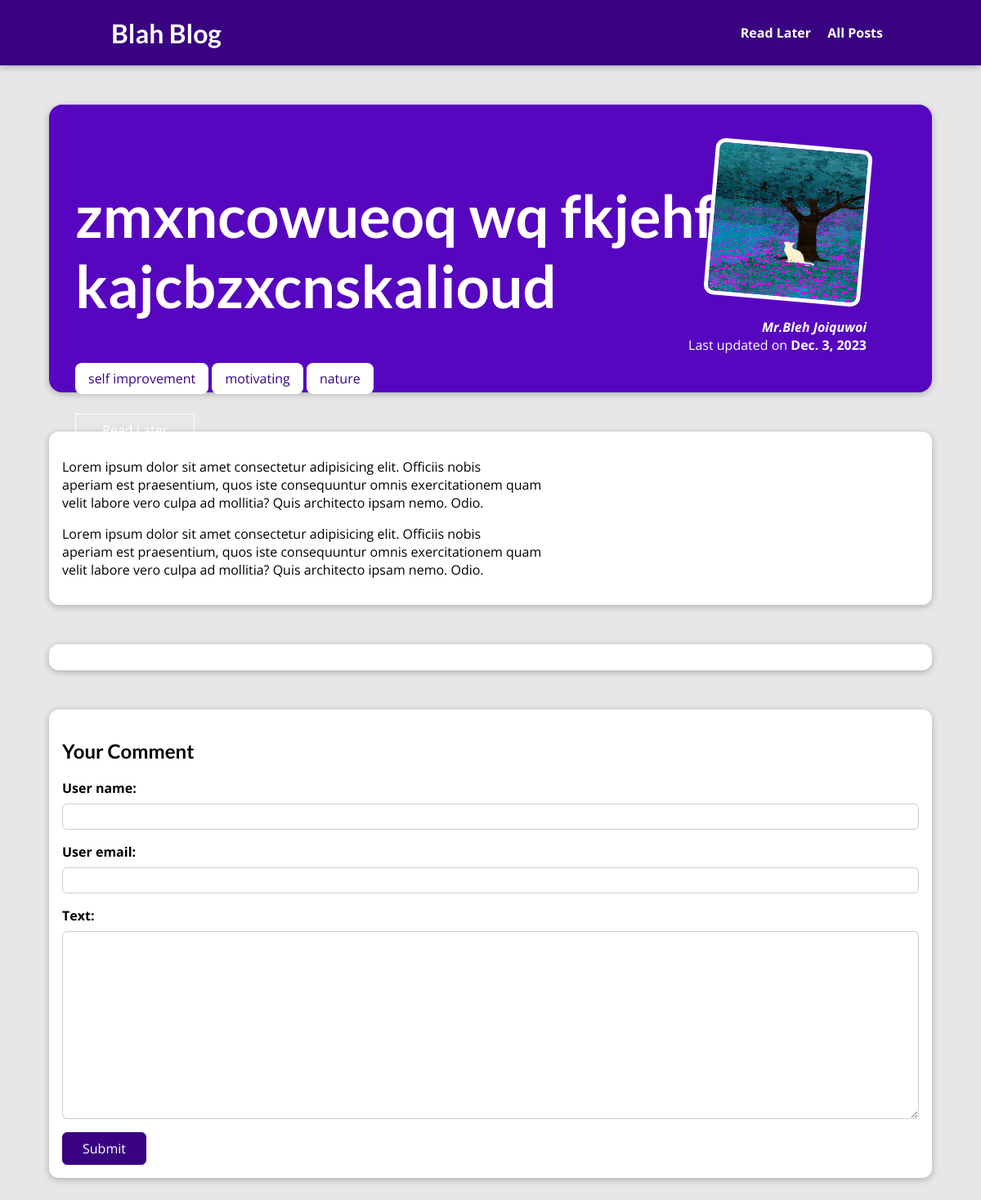
/posts/akjdh-dssdhds-uwoi-qwiqjw, run on the app's committed database.
### blog/models.py (models this page shows, shortened)
class PostModel(models.Model):
    title = models.CharField(max_length=50)
    excerpt = models.CharField(max_length=150)
    img_name = models.ImageField(upload_to='posts',null=True)
    date = models.DateField(auto_now=True)
    slug = models.SlugField(unique=True,db_index=True)
    content = models.TextField(validators=[MinLengthValidator(10)])
    author = models.ForeignKey(AuthorModel,on_delete=models.SET_NULL,null=True,related_name="posts")
    tag = models.ManyToManyField(TagModel)

class TagModel(models.Model):
    caption = models.CharField(max_length=50)

class AuthorModel(models.Model):
    first_name = models.CharField(max_length=50)
    last_name = models.CharField(max_length=50)
    email = models.EmailField(max_length=150)
    def full_name(self):
        return f"{self.first_name} {self.last_name}"
    def __str__(self) -> str:
        return self.full_name()

### blog/views.py (the view, shortened to what this page needs)
# urls.py: path('posts/<slug:slug>',SinglePost.as_view(),name='post-detail-page'),
class SinglePost(View):
    def is_stored_post(self,request,post_id):
        stored_post = request.session.get('stored_posts')
        if stored_post is not None:
            is_saved = post_id in stored_post
        else:
            is_saved = False
        return is_saved
    def get(self,request,slug):
        post = PostModel.objects.get(slug=slug)
        return render(request,'blog/post-detail.html',{
            'post':post,
            'tags':post.tag.all(),
            'comment_form':CommentForm(),
            'comments':post.comments.all().order_by('-id'),
            'is_saved':self.is_stored_post(request,post.id)
        })

### blog/forms.py
class CommentForm(forms.ModelForm):
    class Meta:
        model = Comment
        exclude = ['post']
        label = {
            "user_name":"Your name",
            "user_email":"Your email",
            "text":"Your Comment"
        }

### blog/templates/blog/post-detail.html (shortened to what this page needs)
{% extends "base.html" %}
{% load static %}{% comment %} Holy shit dude why isnt it not working without this 🥴{% endcomment %}
{% block css_file %}
<link rel="stylesheet" href="{% static "blog/post-detail.css" %}"/>
{% endblock css_file %}
{% block content %}
<section id="summary">
    <h2>{{post.title}}</h2>
    <div>
        {%for tag in tags%}
        <span><div class="tag">{{tag.caption}}</div></span>
        {% endfor %}
    </div>
    <div id="read-later">
        <form action="{% url "read-later"%}" method="POST">
            <button>
                {% if is_saved %}
                    Remove from Read Later
                {% else %}
                    Read Later
                {% endif %}
            </button>
        </form>
    </div>
    <article>
        <img src="{{post.img_name.url}}" alt="">
        <address><a href="mailto:{{post.author.email}}">{{post.author}}</a></address>
        <div>
            Last updated on <time>{{post.date}}</time>
        </div>
    </article>
</section>
<main>
    {{post.content|linebreaks}}
</main>
<div id="comments">
</div>
<div id="comment-form">
    <form action="{%url 'post-detail-page' post.slug %}" method="POST" >
        <h2>Your Comment</h2>
        {% for form_field in comment_form %}
            <div class="form-control {% if form_field.errors %} invalid {% endif %}">
                {{form_field.label_tag}}
                {{form_field}}
            </div>
        {% endfor %}
        <button>Submit</button>
    </form>
</div>
{% endblock content %}

### static/app.css (style rules this page uses)
* { box-sizing: border-box; }
html { font-family: 'Open Sans', 'Lato', sans-serif; }
body { margin: 0; }
h1, h2, h3 { font-family: 'Lato', sans-serif; font-weight: bold; }

### blog/static/blog/post-detail.css (style rules this page uses)
body { background-color: #e7e7e7; }
#summary { margin: 8rem auto 3rem auto; padding: 2rem; width: 90%; max-width: 90rem; border-radius: 16px; background-color: #5706c0; position: relative; box-shadow: 0 2px 8px rgba(0, 0, 0, 0.25); height: 22rem; }
#summary h2 { color: white; font-size: 4.5rem; }
#summary article { position: absolute; top: 2rem; right: 3rem; padding: 1rem 2rem; border-radius: 12px; text-align: right; color: white; }
#summary article img { width: 12rem; height: 12rem; border-radius: 12px; transform: rotateZ(5deg); border: 5px solid white; margin-bottom: 1rem; }
#summary address { font-weight: bold; }
#summary a { text-decoration: none; color: white; }
#summary time { font-weight: bold; }
main { width: 90%; max-width: 90rem; margin: 3rem auto; background-color: white; padding: 1rem; border-radius: 12px; box-shadow: 0 2px 8px rgba(0, 0, 0, 0.25); }
.tag { background-color: white; color: #390281; padding: 0.5rem 1rem; border-radius: 8px; display: inline; }
#comment-form { margin: 3rem auto; width: 90%; max-width: 90rem; border-radius: 12px; background-color: white; box-shadow: 0 2px 8px rgba(0, 0, 0, 0.25); padding: 1rem; }
#comment-form button { font: inherit; background-color: #390281; color: white; border: 1px solid #390281; padding: 0.5rem 1.5rem; border-radius: 6px; cursor: pointer; }
.form-control { margin-bottom: 1rem; }
.form-control label { font-weight: bold; margin-bottom: 0.5rem; display: block; }
.form-control input, .form-control textarea { display: block; width: 100%; font: inherit; padding: 0.25rem; border-radius: 6px; border: 1px solid #ccc; }
#comments { margin: 3rem auto; width: 90%; max-width: 90rem; border-radius: 12px; background-color: white; box-shadow: 0 2px 8px rgba(0, 0, 0, 0.25); padding: 1rem 2rem; }
#read-later { margin: 2rem 0; }
#read-later button { background-color: transparent; border: 1px solid white; padding: 0.5rem 2rem; font: inherit; color: white; cursor: pointer; }

### data on the page
PostModel: title "zmxncowueoq wq fkjehf jas kajcbzxcnskalioud", img_name (picture), author "Mr.Bleh Joiquwoi", date "Dec. 3, 2023", content "Lorem ipsum dolor sit amet consectetur adipisicing elit. Officiis nobis aperiam est praesentium, quos iste consequuntur omnis exercitationem quam velit labore vero culpa ad mollitia? Quis architecto ipsam nemo. Odio. Lorem ipsum dolor sit amet consectetur adipisicing elit. Officiis nobis aperiam est praesentium, quos iste consequuntur omnis exercitationem quam velit labore vero culpa ad mollitia? Quis architecto ipsam nemo. Odio."
TagModel: caption "self improvement"
TagModel: caption "motivating"
TagModel: caption "nature"
